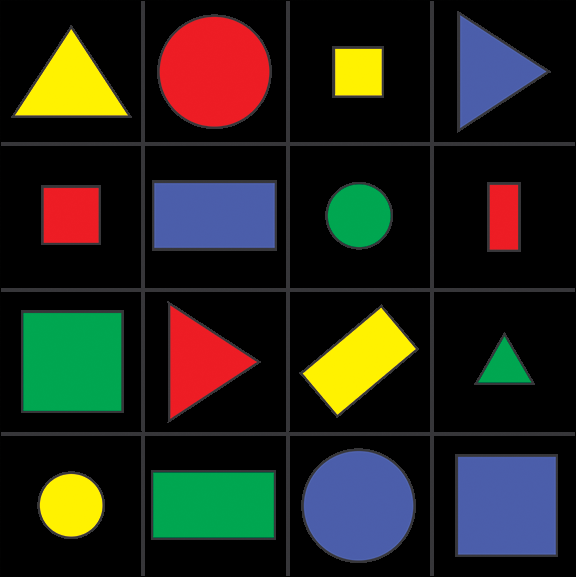
#> input picture Resources/shapes2.png, 576 x 577 px
$ python ShapeDetection.py
#> lines starting #> are read from the running program, lines starting #| are printed output that depends on the picture; after the words box and inside, x2 and y2 are one past the last pixel; in counts of white or black regions, pixels touching at a corner belong together
import cv2
import numpy as np


def stackImages(scale, imgArray):
    """

    :rtype: image
    """
    rows = len(imgArray)
    cols = len(imgArray[0])
    rowsAvailable = isinstance(imgArray[0], list)
    width = imgArray[0][0].shape[1]
    height = imgArray[0][0].shape[0]
    if rowsAvailable:
        for x in range(0, rows):
            for y in range(0, cols):
                if imgArray[x][y].shape[:2] == imgArray[0][0].shape[:2]:
                    imgArray[x][y] = cv2.resize(imgArray[x][y], (0, 0), None, scale, scale)
                else:
                    imgArray[x][y] = cv2.resize(imgArray[x][y], (imgArray[0][0].shape[1], imgArray[0][0].shape[0]),
                                                None, scale, scale)
                if len(imgArray[x][y].shape) == 2: imgArray[x][y] = cv2.cvtColor(imgArray[x][y], cv2.COLOR_GRAY2BGR)
        imageBlank = np.zeros((height, width, 3), np.uint8)
        hor = [imageBlank] * rows
        hor_con = [imageBlank] * rows
        for x in range(0, rows):
            hor[x] = np.hstack(imgArray[x])
        ver = np.vstack(hor)
    else:
        for x in range(0, rows):
            if imgArray[x].shape[:2] == imgArray[0].shape[:2]:
                imgArray[x] = cv2.resize(imgArray[x], (0, 0), None, scale, scale)
            else:
                imgArray[x] = cv2.resize(imgArray[x], (imgArray[0].shape[1], imgArray[0].shape[0]), None, scale, scale)
            if len(imgArray[x].shape) == 2: imgArray[x] = cv2.cvtColor(imgArray[x], cv2.COLOR_GRAY2BGR)
        hor = np.hstack(imgArray)
        ver = hor
    return ver


def getContours(img):
    contours, hierarchy = cv2.findContours(img, cv2.RETR_EXTERNAL, cv2.CHAIN_APPROX_NONE)  # Parameters: img; returns
    # contours ; makes sure all contours all processed.
    for cnt in contours:
        area = cv2.contourArea(cnt)
        # print(area)
        if area > 500:
            cv2.drawContours(imgContour, cnt, -1, (255, 0, 0), 3)
            perimeter = cv2.arcLength(cnt, True)
            # print(perimeter)
            approx = cv2.approxPolyDP(cnt, 0.02 * perimeter, True)  # Approximating the corner points
            # print(len(approx))
            objCorners = len(approx)
            x, y, width, height = cv2.boundingRect(approx)

            if objCorners == 3:
                objectType = "Tri"
            elif objCorners == 4:
                aspRatio = width/float(height)
                if 0.95 < aspRatio < 1.05:
                    objectType = "Square"
                else:
                    objectType = "Rectangle"
            elif objCorners > 4:
                objectType = "Circle"
            else:
                objectType = "None"

            cv2.rectangle(imgContour, (x, y), (x + width, y + height), (0, 255, 0), 2)
            cv2.putText(imgContour, objectType,
                        (x + (width // 2), y + (height // 2)), cv2.FONT_HERSHEY_SIMPLEX, 0.5,
                        (255, 255, 255), 2)


path = "Resources/shapes2.png"
img = cv2.imread(path)
#> img is the input picture: shape (577, 576, 3); mean B, G, R 28.2, 37.1, 37.1
imgContour = img.copy()

imgGray = cv2.cvtColor(img, cv2.COLOR_BGR2GRAY)
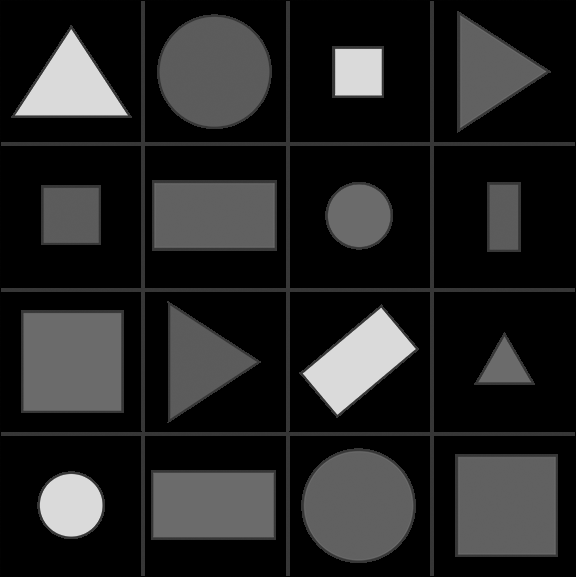
#> imgGray: shape (577, 576); min 0, max 218, mean 36.1
imgBlur = cv2.GaussianBlur(imgGray, (7, 7), 1)
# To detect edges, we will use Canny edge detector
imgCanny = cv2.Canny(imgBlur, 50, 50)
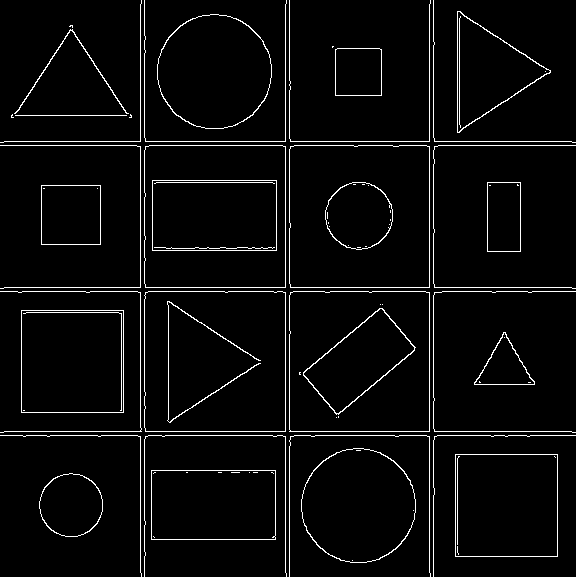
#> imgCanny: shape (577, 576); 3.9% white in thin lines or dots
getContours(imgCanny)
#> in getContours, `contours, hierarchy = cv2.findContours(img, cv2.RETR_EXTERNAL, cv2.CHA..`: contours = 33 contours, 17 with area under 20; largest, box (x1, y1, x2, y2) and area: (144, 145, 286, 288) 19997, (289, 145, 430, 288) 19852, (144, 291, 286, 432) 19712, (289, 291, 430, 432) 19578, (455, 454, 558, 557) 10404
#> the loop in getContours, `for cnt in contours:` made 33 passes
#> (area, perimeter, approx, objCorners, x, y, width, height) on passes 2, 3, 10, 12, 13, 15, 16: (8555, 386.8, [[151, 470], [151, 539], [275, 539], [275, 470]], 4, 151, 470, 125, 70), (10404, 408, [[455, 454], [455, 556], [557, 556], [557, 454]], 4, 455, 454, 103, 103), (10404, 408, [[21, 310], [21, 412], [123, 412], [123, 310]], 4, 21, 310, 103, 103), (19578.5, 561.6, [[290, 292], [289, 431], [429, 431], [429, 292]], 4, 289, 292, 141, 140), (19712, 563.8, [[145, 292], [145, 431], [285, 431], [285, 292]], 4, 145, 292, 141, 140), (3481, 236, [[41, 185], [41, 244], [100, 244], [100, 185]], 4, 41, 185, 60, 60), (2277, 204, [[487, 182], [487, 251], [520, 251], [520, 182]], 4, 487, 182, 34, 70)
#> (area, perimeter, approx, objCorners, x, y, width, height) on passes 9, 29: (1579, 190, [[503, 332], [474, 384], [534, 384]], 3, 474, 332, 61, 53), (5662.5, 358.3, [[457, 11], [459, 132], [550, 70]], 3, 457, 11, 94, 122)
#> after the loop in getContours, `for cnt in contours:`:
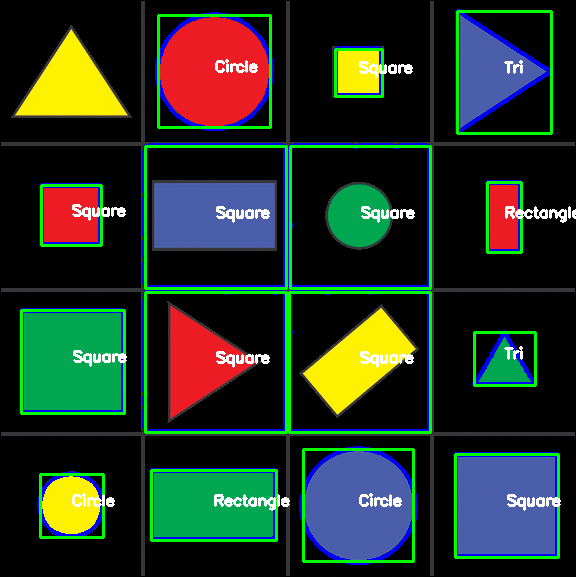
#> imgContour: shape (577, 576, 3); 10.5% of pixels changed, all inside (x1, y1, x2, y2) = (19, 9, 576, 565)

imgBlank = np.zeros_like(img)
imgStack = stackImages(0.6, ([img, imgGray, imgBlur],
                             [imgCanny, imgContour, imgBlank]))
#> after the loop in stackImages, `for x in range(0, rows):`: hor = 2 items
#> in stackImages, `ver = np.vstack(hor)`:
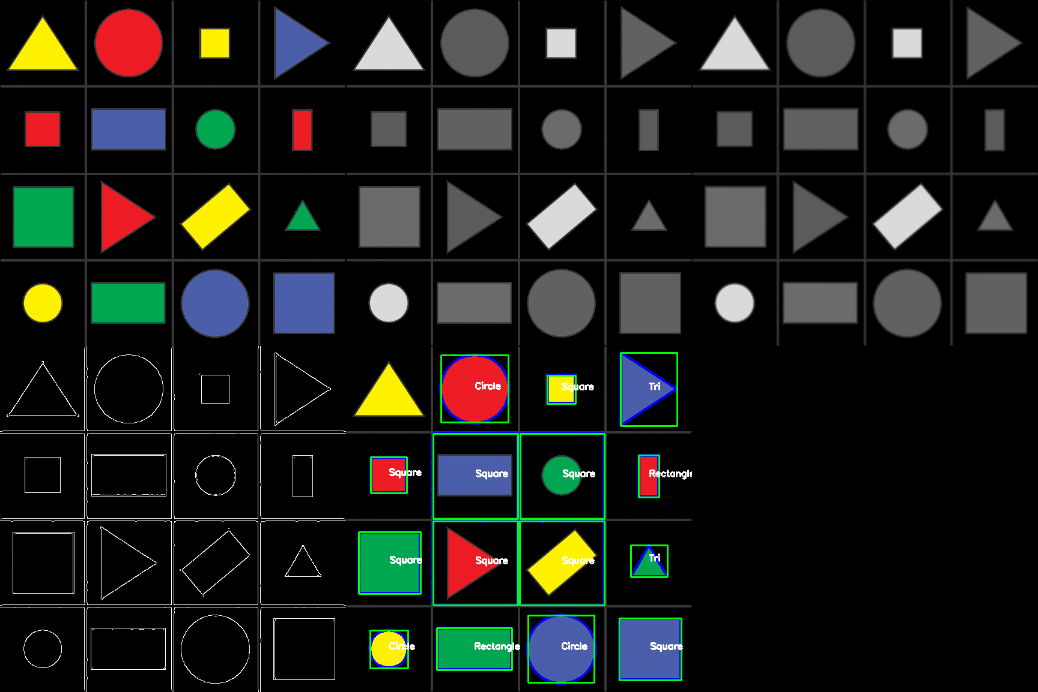
#> ver: shape (692, 1038, 3); mean of channels 0, 1, 2 24.6, 28.2, 26; drawn as B, G, R

# cv2.imshow("Original", img)
# cv2.imshow("Gray-scale Image", imgGray)
# cv2.imshow("Blurred Image", imgBlur)
cv2.imshow("Stacked Images", imgStack)

cv2.waitKey(0)
